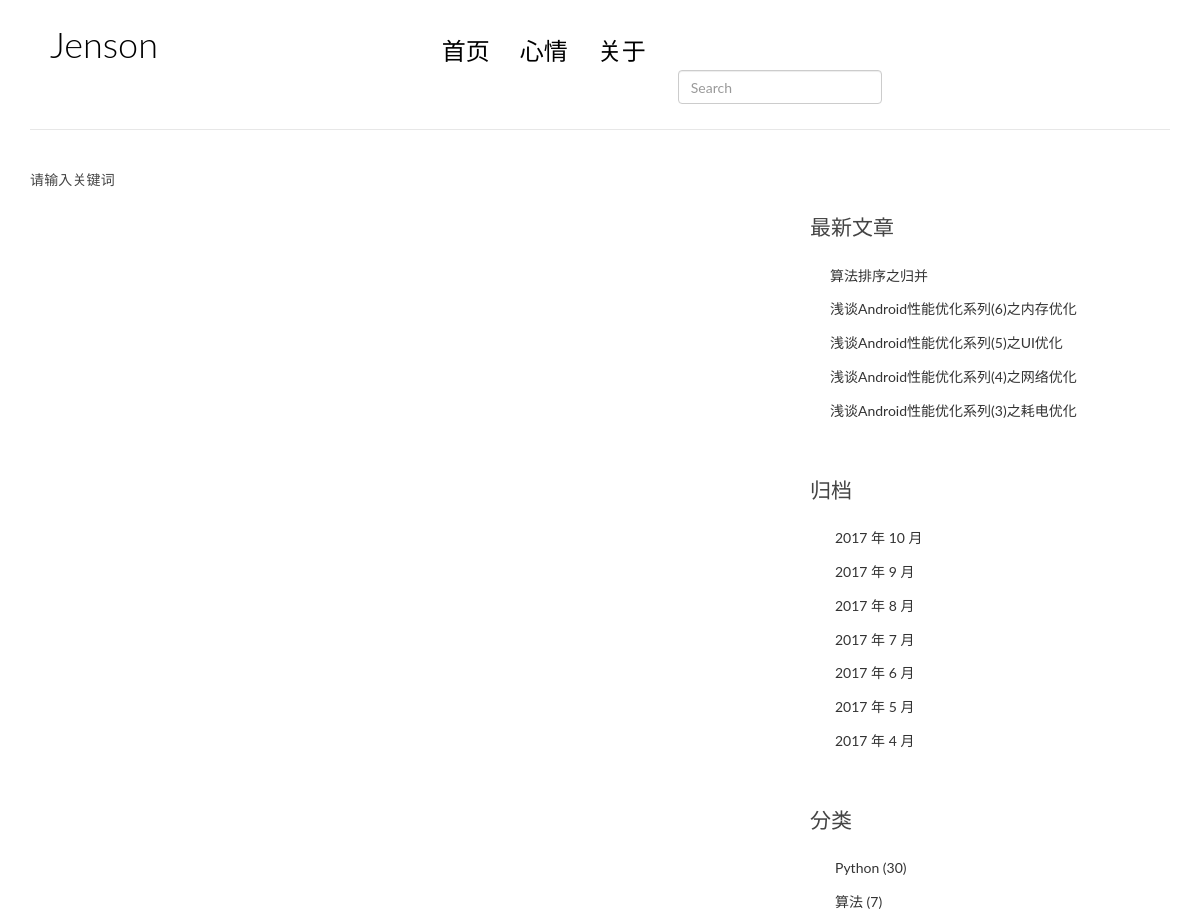
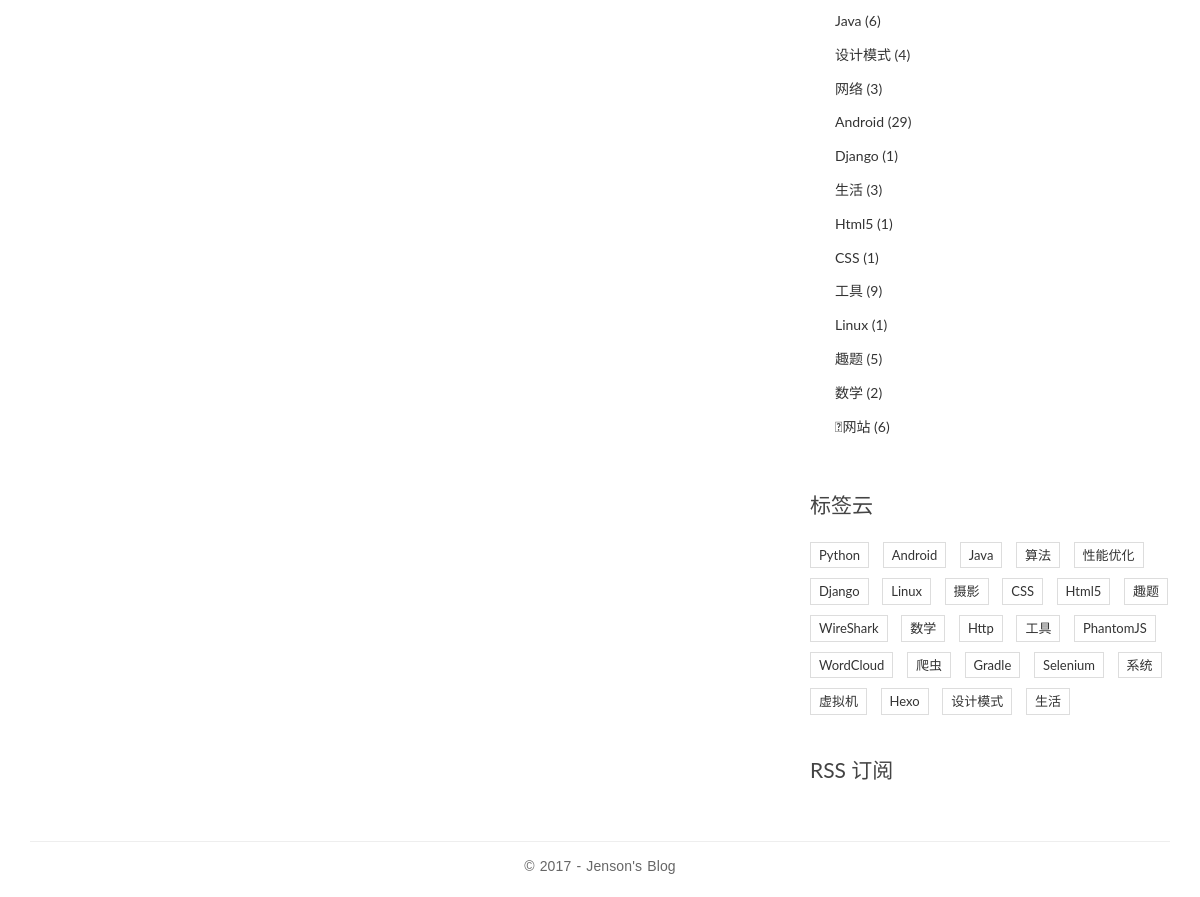
Before: /search with the older database file (2 pictures, top to bottom).
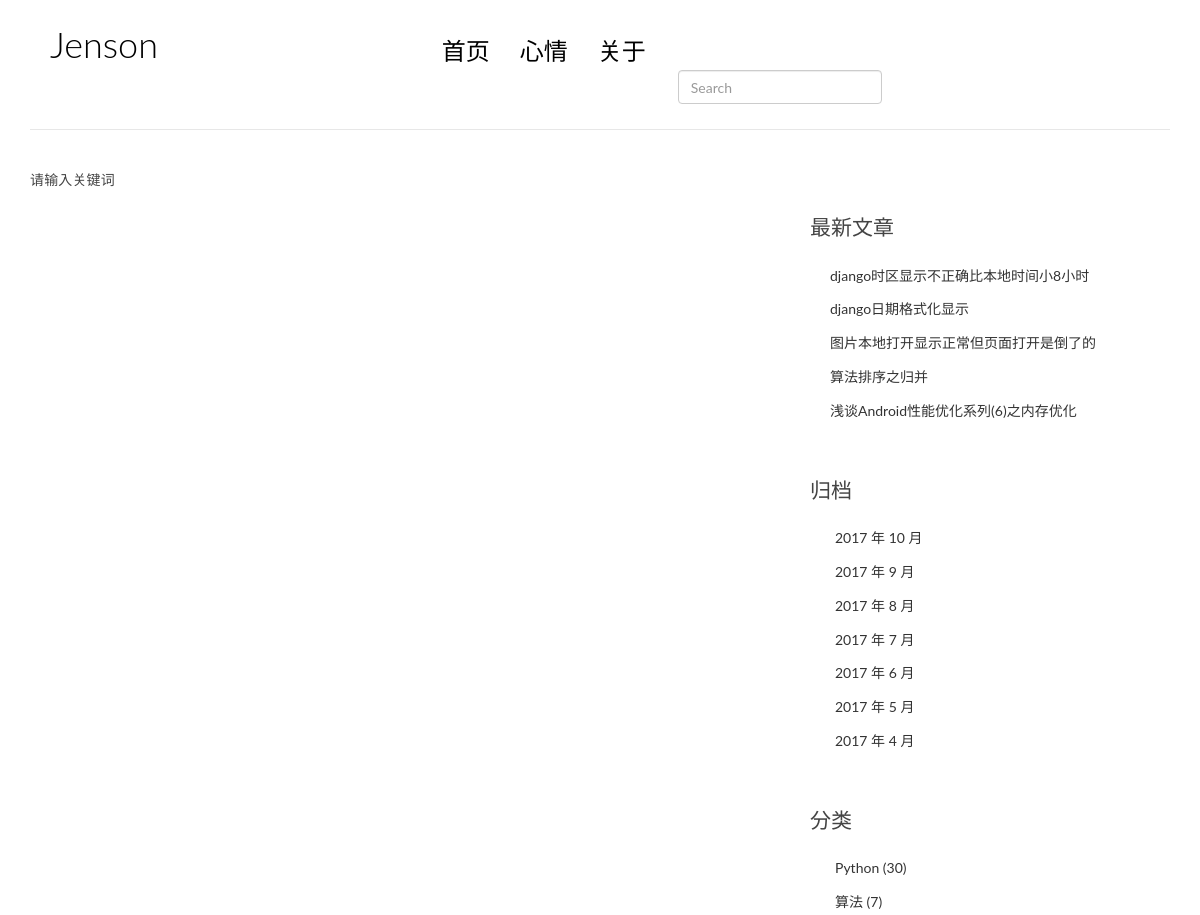
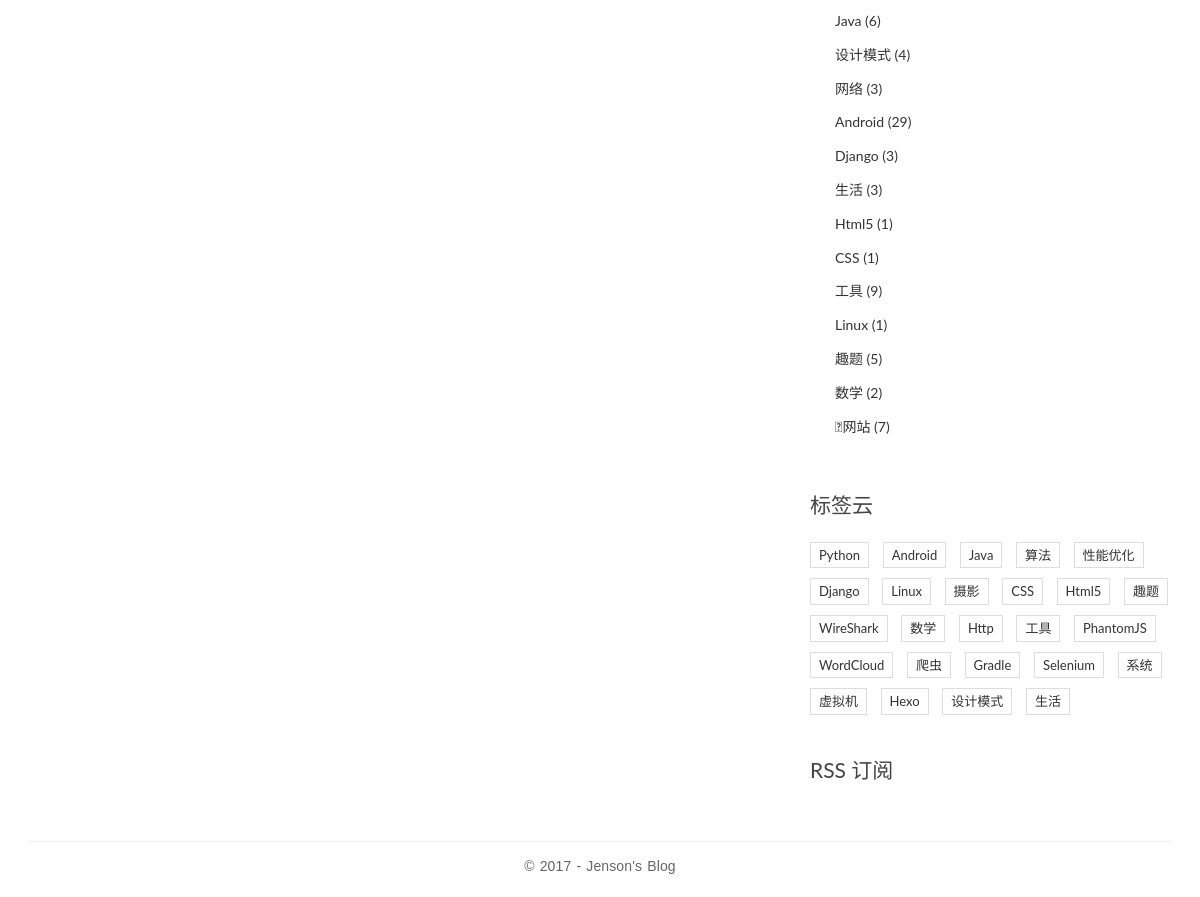
After: the same page with the newer database file (2 pictures, top to bottom).
### myblog/models.py (models this page shows, shortened)
class Site(models.Model):
    title = models.CharField(max_length=30)
    me = models.TextField()

class Nav(models.Model):
    name = models.CharField(max_length=20)
    link = models.CharField(max_length=100)
    num = models.IntegerField(blank=True, null=True)

class Post(models.Model):
    title = models.CharField(max_length=70)
    body = models.TextField()
    created_time = models.DateTimeField()
    modified_time = models.DateTimeField()
    excerpt = models.CharField(max_length=200, blank=True)
    category = models.ForeignKey(Category)
    tags = models.ManyToManyField(Tag, blank=True)
    author = models.ForeignKey(User)
    views = models.PositiveIntegerField(default=0)
    def get_absolute_url(self):
        return reverse('detail', kwargs={'pk': self.pk})

class Category(models.Model):
    name = models.CharField(max_length=100)

class Tag(models.Model):
    name = models.CharField(max_length=100)

### myblog/views.py (the view)
# urls.py: url(r'^search$', blogView.search, name='search'),
def search(request):
    key = request.GET.get('key')
    error_msg = ''
    if not key:
        error_msg = "请输入关键词"
        return render(request, app_name + '/index.html', {'navs': Util.getNavs(),
                                                          'site': Util.getSite(),
                                                          'error_msg': error_msg})
    post_list = Post.objects.filter(Q(title__icontains=key) | Q(body__icontains=key))
    return render(request, app_name + '/index.html', {'navs': Util.getNavs(),
                                                      'site': Util.getSite(),
                                                      'error_msg': error_msg,
                                                      'post_list': post_list})

### blog/tool/Util.py (called while the page is built)
def getNavs():
    return Nav.objects.all().order_by('num')

def getSite():
    return Site.objects.first()

### myblog/templatetags/blog_tags.py (called while the page is built)
@register.simple_tag
def get_recent_posts(num=5):
    return Post.objects.all().order_by('-created_time')[:num]

@register.simple_tag
def archives():
    return Post.objects.dates('created_time', 'month', order='DESC')

@register.simple_tag
def get_categories():
    return Category.objects.annotate(num_posts=Count('post')).filter(num_posts__gt=0)

@register.simple_tag
def get_tags():
    return Tag.objects.annotate(num_posts=Count('post')).filter(num_posts__gt=0)

### templates/myblog/index.html (shortened to what this page needs)
{% extends 'myblog/base.html' %}
{% load blog_tags %}
{% block main %}
    {% if error_msg %}
        <p>{{ error_msg }}</p>
    {% endif %}
{% endblock main %}
{% block toc %}
    <aside class="col-md-4">
        <div class="widget widget-recent-posts">
            <h3 class="widget-title">最新文章</h3>
            {% get_recent_posts as recent_post_list %}
            <ul>
                {% for post in recent_post_list %}
                    <li>
                        <a href="{{ post.get_absolute_url }}">{{ post.title }}</a>
                    </li>
                {% empty %}
                    暂无文章！
                {% endfor %}
            </ul>
        </div>
        <div class="widget widget-archives">
            <h3 class="widget-title">归档</h3>
            {% archives as date_list %}
            <ul>
                {% for date in date_list %}
                    <li>
                        <a href="{% url 'archives' date.year date.month %}">{{ date.year }} 年 {{ date.month }}
                            月</a>
                    </li>
                {% empty %}
                    暂无归档！
                {% endfor %}
            </ul>
        </div>
        <div class="widget widget-category">
            <h3 class="widget-title">分类</h3>
            {% get_categories as category_list %}
            <ul>
                {% for category in category_list %}
                    <li>
                        <a href="{% url 'category' category.pk %}">{{ category.name }}
                            <span class="post-count">({{ category.num_posts }})</span></a>
                    </li>
                {% empty %}
                    暂无分类！
                {% endfor %}
            </ul>
        </div>
        <div class="widget widget-tag-cloud">
            <h3 class="widget-title">标签云</h3>
            {% get_tags as tag_list %}
            <ul>
                {% for tag in tag_list %}
                    <li>
                        <a href="{% url 'tag' tag.pk %}">{{ tag.name }}</a>
                    </li>
                {% empty %}
                    暂无标签！
                {% endfor %}
            </ul>
        </div>
        <div class="rss">
            <a href="{% url 'rss' %}"> RSS 订阅</a>
        </div>
    </aside>
{% endblock toc %}

### templates/myblog/base.html (shortened to what this page needs)
{% load staticfiles %}
{% load blog_tags %}
<!DOCTYPE html>
<html>
<head>
    <link rel="stylesheet" href="{% static 'myblog/css/bootstrap.min.css' %}">
    <link rel="stylesheet" href="http://code.ionicframework.com/ionicons/2.0.1/css/ionicons.min.css">
    <link rel="stylesheet" href="{% static 'myblog/css/pace.css' %}">
    <link rel="stylesheet" href="{% static 'myblog/css/custom.css' %}">
    <link rel="stylesheet" href="{% static 'myblog/css/highlights/colorful.css' %}">
</head>
<body>
<div class="container">
    <header id="site-header">
        <div class="row">
            <div class="col-md-4 col-sm-5 col-xs-8">
                <div class="logo">
                    <h1><a href="{% url 'index' %}">{{ site.title }}</a></h1></div>
            </div>
            <div class="col-md-8 col-sm-7 col-xs-4">
                <nav class="main-nav" role="navigation">
                    <div class="collapse navbar-collapse" id="bs-example-navbar-collapse-1">
                        <ul class="nav navbar-nav navbar-left">
                            {% for nav in navs %}
                                <li class="cl-effect-11"><a href="/{{ nav.link }}"
                                                            data-hover="{{ nav.name }}">{{ nav.name }}</a></li>
                            {% endfor %}
                        </ul>
                        <form class="navbar-form navbar-right" role="search" method="get" action="{% url 'search' %}">
                            <div class="form-group">
                                <input type="search" class="form-control" name="key"
                                       placeholder="Search">
                            </div>
                        </form>
                    </div>
                </nav>
            </div>
        </div>
    </header>
</div>
<div class="content-body">
    <div class="container">
        <div class="row">
            <main class="col-md-8">
                {% block main %}
                {% endblock main %}
            </main>
            {% block toc %}
            {% endblock toc %}
        </div>
    </div>
</div>
<footer id="site-footer">
    <div class="container">
        <div class="row">
            <div class="col-md-12">
                <p class="copyright">&copy 2017 - Jenson's Blog
                </p>
            </div>
        </div>
    </div>
</footer>
</body>
</html>

### static/myblog/css/custom.css (style rules this page uses)
* { outline: none; }
h1, h2, h3, h4, h5, h6 { margin-top: 0; }
a { color: #333; }
body { color: #444; font-family: 'Lato', sans-serif; }
p { font-family: 'Ubuntu', sans-serif; font-weight: 400; word-spacing: 1px; letter-spacing: 0.01em; }
#site-header { background-color: #FFF; padding: 25px 20px; margin-bottom: 40px; border-bottom: 1px solid #e7e7e7; }
.logo h1 a { color: #000; }
.logo h1 { margin: 0; font-family: 'Lato', sans-serif; font-weight: 300; }
.main-nav { margin-top: 11px; max-width: 65%; }
.main-nav a { color: #000000 !important; padding: 0 0 5px 0 !important; margin-right: 30px; font-family: 'Lato', sans-serif; font-weight: 300; font-size: 24px; }
.cl-effect-11 a { padding: 10px 0; color: #0972b4; text-shadow: none; margin-top: 4.5px ; margin-bottom: 4.5px; }
.cl-effect-11 a::before { position: absolute; top: 0; left: 0; overflow: hidden; padding: 0 0 5px 0 !important; max-width: 0; border-bottom: 1px solid #000; color: #000; content: attr(data-hover); white-space: nowrap; -webkit-transition: max-width 0.5s; -moz-transition: max-width 0.5s; transition: max-width 0.5s; }
.content-body { padding-bottom: 4em; }
.widget { background: #fff; padding: 30px 0 0; }
.widget-title { font-size: 1.5em; margin-bottom: 20px; line-height: 1.6; padding: 10px 0 0; font-weight: 400; }
.widget-recent-posts ul { padding: 0; margin: 0; padding-left: 20px; }
.widget-recent-posts ul li { list-style-type: none; position: relative; line-height: 170%; margin-bottom: 10px; }
.widget-recent-posts ul li::before { content: '\f3d3'; font-family: "Ionicons"; position: absolute; left: -17px; top: 3px; font-size: 16px; color: #000; }
.widget-archives ul { padding: 0; margin: 0; padding-left: 25px; }
.widget-archives ul li { list-style-type: none; position: relative; line-height: 170%; margin-bottom: 10px; }
.widget-archives ul li::before { content: '\f3f3'; font-family: "Ionicons"; position: absolute; left: -25px; top: 1px; font-size: 16px; color: #000; }
.widget-category ul { padding: 0; margin: 0; padding-left: 25px; }
.widget-category ul li { list-style-type: none; position: relative; line-height: 170%; margin-bottom: 10px; }
.widget-category ul li::before { content: '\f3fe'; font-family: "Ionicons"; position: absolute; left: -25px; top: 1px; font-size: 18px; color: #000; }
.widget-tag-cloud ul { padding: 0; margin: 0; margin-right: -10px; }
.widget-tag-cloud ul li { list-style-type: none; font-size: 13px; display: inline-block; margin-right: 10px; margin-bottom: 10px; padding: 3px 8px; border: 1px solid #ddd; }
.rss { font-size: 21px; margin-top: 30px; }
.rss a { color: #444; }
#site-footer { padding-top: 10px; padding: 0 0 1.5em 0; }
.copyright { text-align: center; padding-top: 1em; margin: 0; border-top: 1px solid #eee; color: #666; }

Changed rows visible on the page:
no longer on this page (row edited): Post: title "浅谈Android性能优化系列(5)之UI优化"
no longer on this page (row edited): Post: title "浅谈Android性能优化系列(4)之网络优化"
no longer on this page (row unchanged): Post: title "浅谈Android性能优化系列(3)之耗电优化"
added Post: title "django时区显示不正确比本地时间小8小时"
added Post: title "django日期格式化显示"
added Post: title "图片本地打开显示正常但页面打开是倒了的"
computed for Category "Django": num_posts "1" → "3"
computed for Category "\b网站": num_posts "6" → "7"
